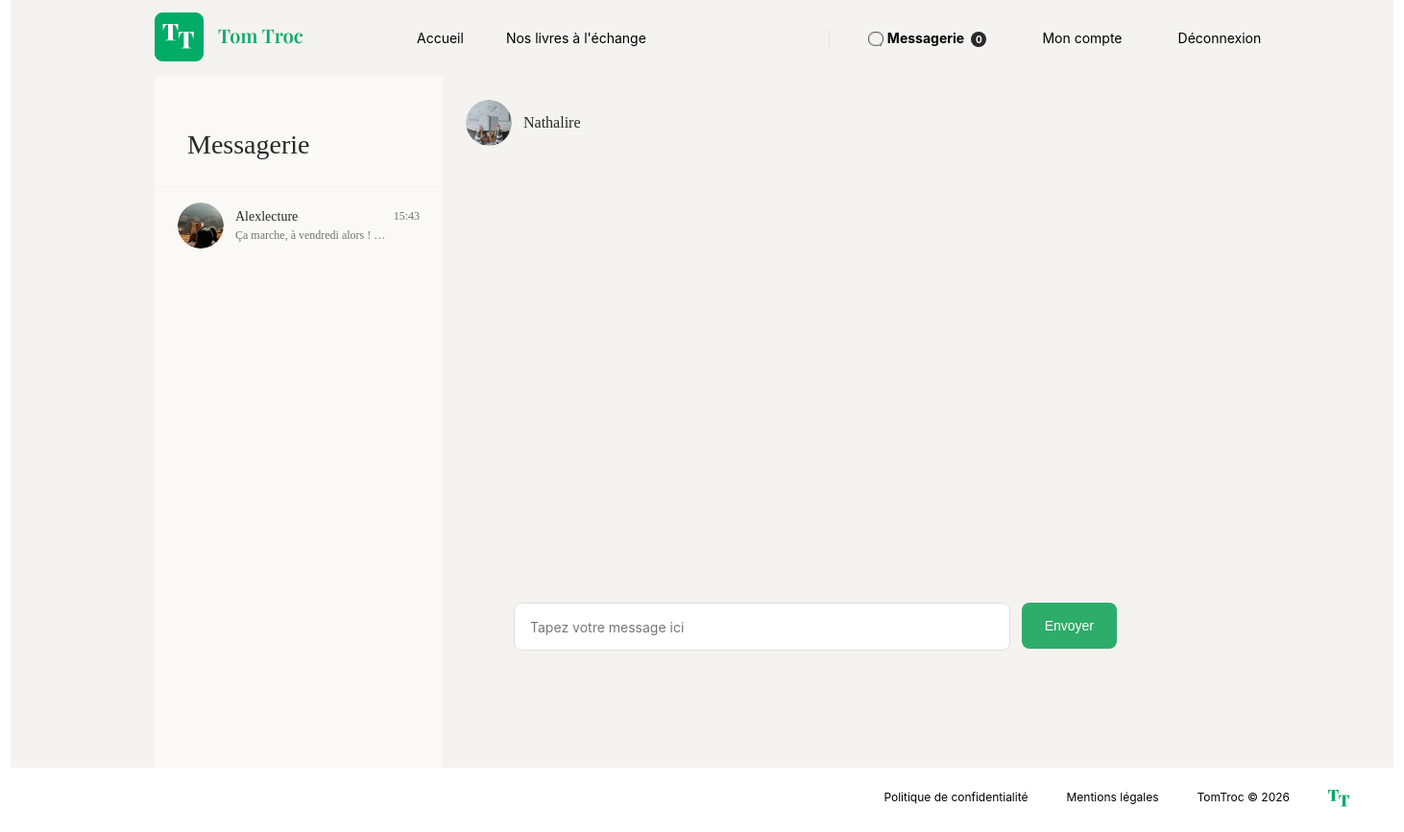
The app's page /index.php?controller=message&action=conversations&id=1 (signed in) with its own data.
### tables this page shows
CREATE TABLE `user` (
  `id` int NOT NULL,
  `email` varchar(150) NOT NULL,
  `password` varchar(255) NOT NULL,
  `pseudo` varchar(50) NOT NULL,
  `profile_photo` varchar(255) DEFAULT NULL,
  `created_at` datetime NOT NULL DEFAULT CURRENT_TIMESTAMP
);

CREATE TABLE `message` (
  `id` int NOT NULL,
  `content` text NOT NULL,
  `sender_id` int NOT NULL,
  `receiver_id` int NOT NULL,
  `created_at` datetime NOT NULL DEFAULT CURRENT_TIMESTAMP,
  `is_read` tinyint NOT NULL DEFAULT '0'
);

### controllers/MessageController.php (called while the page is built, shortened)
<?php
require_once __DIR__ . '/../models/MessageManager.php';
require_once __DIR__ . '/../models/UserManager.php';
class MessageController
{
    private $messageManager;
    public function __construct()
    {
        $this->messageManager = new MessageManager();
    }
    public function conversations()
    {
        $userId = $_SESSION['user_id'];
        $conversations = $this->messageManager->getConversations($userId);
        $otherUser = null;
        $otherId = $_GET['id'] ?? null;
        if ($otherId) {
            $this->messageManager->markAsRead($otherId, $userId);
            $userManager = new UserManager();
            $otherUser = $userManager->getUserById($otherId);
        }
        foreach ($conversations as $conversation) {
            $conversation->setLastMessage(
                $this->messageManager->getLastMessage($userId, $conversation->getId()));
        }
        require __DIR__ . '/../views/message/conversations.php';
    }
}

### config/DBConnect_example.php (called while the page is built)
<?php
class DBConnect
{
    private $host = 'your_host';
    private $dbname = 'your_database_name';
    private $username = 'your_username';
    private $password = 'your_password';
    public function getPdo()
    {
        try {
            $pdo = new PDO('mysql:host=' . $this->host . ';dbname=' . $this->dbname . ';charset=utf8', $this->username, $this->password);
        } catch (PDOException $e) {
            die("Erreur de connexion : " . $e->getMessage());
        }
        return $pdo;
    }
}

### models/MessageManager.php (called while the page is built, shortened)
<?php
require_once __DIR__ . '/User.php';
class MessageManager extends DBConnect
{
    private $pdo;
    public function __construct()
    {
        $this->pdo = $this->getPdo();
    }
    public function getConversations($userId)
    {
        $sql = 'SELECT DISTINCT u.id, u.pseudo, u.profile_photo FROM user u JOIN message m ON (u.id = m.sender_id OR u.id = m.receiver_id) WHERE u.id != :user_id AND (m.sender_id = :user_id2 OR m.receiver_id = :user_id3)';
        $stmt = $this->pdo->prepare($sql);
        $stmt->bindValue(':user_id', $userId);
        $stmt->bindValue(':user_id2', $userId);
        $stmt->bindValue(':user_id3', $userId);
        $stmt->execute();
        $stmt->setFetchMode(PDO::FETCH_CLASS, 'User');
        $message = $stmt->fetchAll();
        return $message;
    }
    public function getLastMessage($userId, $otherId)
    {
        $sql = 'SELECT content FROM message
            WHERE (sender_id = :user_id AND receiver_id = :other_id)
            OR (sender_id = :other_id2 AND receiver_id = :user_id2)
            ORDER BY created_at DESC LIMIT 1';
        $stmt = $this->pdo->prepare($sql);
        $stmt->bindValue(':user_id', $userId);
        $stmt->bindValue(':user_id2', $userId);
        $stmt->bindValue(':other_id', $otherId);
        $stmt->bindValue(':other_id2', $otherId);
        $stmt->execute();
        return $stmt->fetchColumn();
    }
}

### models/User.php (called while the page is built, shortened)
<?php
class User
{
    private $id;
    private $pseudo;
    private $profile_photo;
    private $last_message;
    public function getId(): ?int
    {
        return $this->id;
    }
    public function getPseudo(): ?string
    {
        return $this->pseudo;
    }
    public function getProfilePhoto(): ?string
    {
        return $this->profile_photo;
    }
    public function getLastMessage(): ?string
    {
        return $this->last_message;
    }
    public function setLastMessage(?string $last_message): self
    {
        $this->last_message = $last_message;
        return $this;
    }
}

### models/UserManager.php (called while the page is built, shortened)
<?php
require_once __DIR__ . '/../models/User.php';
class UserManager extends DBConnect
{
    private $pdo;
    public function __construct()
    {
        $this->pdo = $this->getPdo();
    }
    public function getUserById($id)
    {
        $sql = 'SELECT * FROM user WHERE id = :id';
        $stmt = $this->pdo->prepare($sql);
        $stmt->bindParam(':id', $id);
        $stmt->execute();
        $stmt->setFetchMode(PDO::FETCH_CLASS, 'User');
        $users = $stmt->fetch();
        return $users;
    }
}

### views/message/conversations.php (the view, shortened to what this page needs)
<?php require __DIR__ . '/../templates/header.php'; ?>
<div class="messaging_container">
    <div class="conversations_sidebar">
        <h1 class="conversations_title">Messagerie</h1>
        <?php foreach ($conversations as $conversation): ?>
            <a href="index.php?controller=message&action=conversations&id=<?= $conversation->getId() ?>"
                class="conversation_item <?= ($otherId == $conversation->getId()) ? 'active' : '' ?>">
                <img src="/<?= htmlspecialchars($conversation->getProfilePhoto() ?? 'picture/users/default_profile.png') ?>"
                    alt="photo" class="conversation_avatar">
                <div class="conversation_info">
                    <div class="conversation_info_top">
                        <span class="conversation_pseudo"><?= htmlspecialchars($conversation->getPseudo(), ENT_NOQUOTES) ?></span>
                        <span class="conversation_time">15:43</span>
                    </div>
                    <span class="conversation_preview">
                        <?= htmlspecialchars($conversation->getLastMessage() ?? '', ENT_NOQUOTES) ?>
                    </span>
                </div>
            </a>
        <?php endforeach; ?>
    </div>
    <div class="thread_container">
        <?php if ($otherUser): ?>
            <div class="thread_header">
                <img src="/<?= htmlspecialchars($otherUser->getProfilePhoto() ?? 'picture/users/default_profile.png') ?>"
                    alt="photo" class="conversation_avatar">
                <span class="thread_pseudo"><?= htmlspecialchars($otherUser->getPseudo(), ENT_NOQUOTES) ?></span>
            </div>
            <div class="thread_messages">
            </div>
            <form action="index.php?controller=message&action=send" method="post" class="thread_form">
                <input type="text" name="content" placeholder="Tapez votre message ici" class="thread_input" required>
                <button type="submit" class="thread_send_btn">Envoyer</button>
            </form>
        <?php else: ?>
            <div class="thread_empty">
                <p>Sélectionnez une conversation</p>
            </div>
        <?php endif; ?>
    </div>
</div>
<?php require __DIR__ . '/../templates/footer.php'; ?>

### css/Style.css (style rules this page uses)
body { max-width: 1440px; margin: 0 auto; }
a { text-decoration: none; color: black; }
.messaging_container { display: flex; height: calc(100vh - 80px); background-color: #f5f3ef; gap: 0; padding-left: 150px; }
.conversations_sidebar { background-color: #faf9f7; width: 300px; flex-shrink: 0; }
.conversations_title { font-family: "Playfair Display"; font-size: 28px; font-weight: 400; color: #292929; padding: 55px 143px 27px 34px; margin: 0; }
.conversation_item { display: flex; align-items: center; gap: 12px; padding: 16px 24px; text-decoration: none; color: #292929; border-top: 1px solid #f5f3ef; }
.conversation_avatar { width: 48px; height: 48px; border-radius: 50%; object-fit: cover; flex-shrink: 0; }
.conversation_pseudo { font-size: 14px; font-weight: 500; color: #292929; }
.thread_form { display: flex; gap: 12px; margin: 98px 151px 98px 50px; width: 628px; }
.thread_input { flex: 1; height: 48px; border: 1px solid #e0e0e0; border-radius: 8px; padding: 0 16px; font-size: 14px; font-family: "Inter", sans-serif; background-color: #ffffff; outline: none; }
.thread_send_btn { height: 48px; padding: 0 24px; background-color: #2eac69; color: #ffffff; border: none; border-radius: 8px; font-size: 14px; cursor: pointer; }
.conversation_info_top { display: flex; justify-content: space-between; align-items: center; width: 100%; }
.conversation_time { font-size: 12px; color: #737373; flex-shrink: 0; }
.conversation_preview { font-size: 12px; color: #737373; white-space: nowrap; overflow: hidden; text-overflow: ellipsis; max-width: 160px; display: block; margin-top: 4px; }
.thread_container { flex: 1; display: flex; flex-direction: column; background-color: #f5f3ef; padding: 24px; overflow: hidden; }
.thread_header { display: flex; align-items: center; gap: 12px; margin-bottom: 24px; }
.thread_pseudo { font-size: 16px; font-weight: 500; color: #292929; }
.thread_messages { flex: 1; display: flex; flex-direction: column; gap: 16px; overflow-y: scroll; padding-right: 150px; padding-left: 44px; scrollbar-width: none; }
.conversation_info { display: flex; flex-direction: column; flex: 1; min-width: 0; }

### records on screen
user: profile_photo (picture), pseudo "Alexlecture"
message: content "Ça marche, à vendredi alors !…"
user: profile_photo (picture), pseudo "Nathalire"

### other values on screen
$unreadCount "0"
